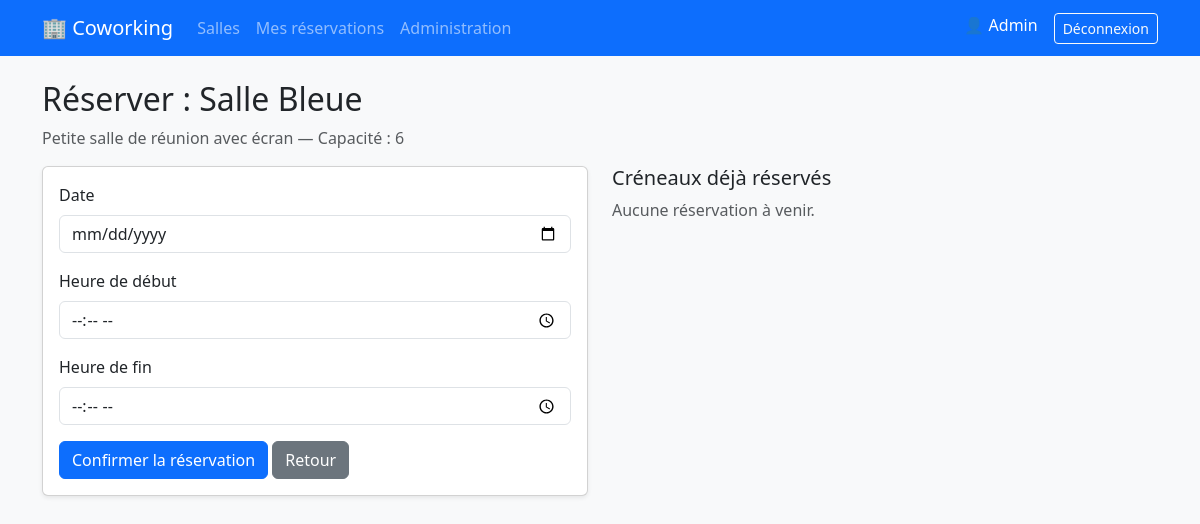
/reserver/1 (signed in), run on the app's committed database.
### tables this page shows
CREATE TABLE salles (
        id INTEGER PRIMARY KEY AUTOINCREMENT,
        nom TEXT NOT NULL,
        capacite INTEGER NOT NULL,
        description TEXT
    );

### app.py (the view, shortened to what this page needs)
@app.route('/reserver/<int:salle_id>', methods=['GET', 'POST'])
@login_required
def reserver(salle_id):
    conn = get_db()
    salle = conn.execute("SELECT * FROM salles WHERE id = ?", (salle_id,)).fetchone()
    if not salle:
        conn.close()
        flash("Salle introuvable.", "danger")
        return redirect(url_for('index'))
    today = datetime.now().strftime('%Y-%m-%d')
    reservations_salle = conn.execute('''
        SELECT * FROM reservations
        WHERE salle_id = ? AND statut = 'active' AND date >= ?
        ORDER BY date, heure_debut
    ''', (salle_id, today)).fetchall()
    conn.close()
    return render_template('reserver.html', salle=salle,
                           reservations_salle=reservations_salle, today=today)

### app.py (called while the page is built)
def get_db():
    conn = sqlite3.connect(DATABASE)
    conn.row_factory = sqlite3.Row
    return conn

def login_required(f):
    @wraps(f)
    def wrapper(*args, **kwargs):
        if 'user_id' not in session:
            flash("Veuillez vous connecter.", "warning")
            return redirect(url_for('login'))
        return f(*args, **kwargs)
    return wrapper

### templates/reserver.html (shortened to what this page needs)
{% extends 'base.html' %}
{% block content %}
<h2>Réserver : {{ salle.nom }}</h2>
<p class="text-muted">{{ salle.description }} — Capacité : {{ salle.capacite }}</p>
<div class="row">
    <div class="col-md-6">
        <div class="card shadow-sm">
            <div class="card-body">
                <form method="POST">
                    <div class="mb-3">
                        <label class="form-label">Date</label>
                        <input type="date" name="date" class="form-control" min="{{ today }}" required>
                    </div>
                    <div class="mb-3">
                        <label class="form-label">Heure de début</label>
                        <input type="time" name="heure_debut" class="form-control" required>
                    </div>
                    <div class="mb-3">
                        <label class="form-label">Heure de fin</label>
                        <input type="time" name="heure_fin" class="form-control" required>
                    </div>
                    <button class="btn btn-primary">Confirmer la réservation</button>
                    <a href="{{ url_for('index') }}" class="btn btn-secondary">Retour</a>
                </form>
            </div>
        </div>
    </div>
    <div class="col-md-6">
        <h5>Créneaux déjà réservés</h5>
        {% if reservations_salle %}
            <ul class="list-group">
            {% for r in reservations_salle %}
                <li class="list-group-item">
                    📅 {{ r.date }} de {{ r.heure_debut }} à {{ r.heure_fin }}
                </li>
            {% endfor %}
            </ul>
        {% else %}
            <p class="text-muted">Aucune réservation à venir.</p>
        {% endif %}
    </div>
</div>
{% endblock %}

### data on the page
salles: nom "Salle Bleue", description "Petite salle de réunion avec écran", capacite "6"

### other printed values
{{ session.nom }} "Admin"
